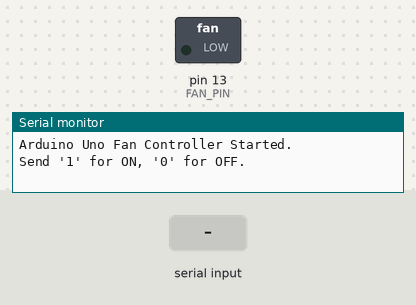
Bench run of a sketch on a simulated Arduino Uno, built with avr-gcc and run on an emulated ATmega328P. Parts: switched loads named in the sketch (green lamp = pin HIGH), the last lines printed to the serial monitor. The test bench sets the inputs (shaded band).

Above: at 1.2 s.
1.3 s: "1" received over Serial
At 1.8 s:
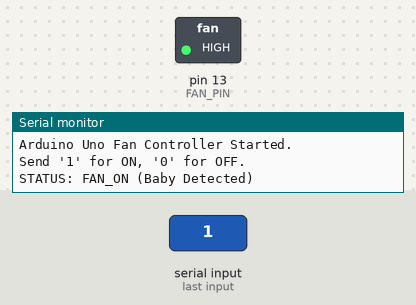
2.8 s: "0" received over Serial
At 4.1 s:
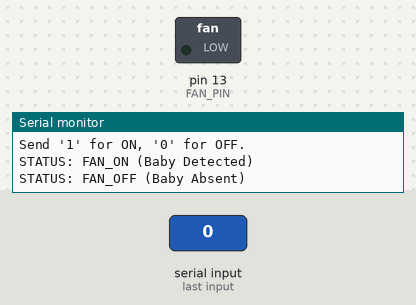
Timing chart, 0 to 5.8 s (numbered marks = the images above; inputs shaded):
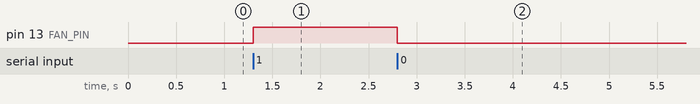

The sketch:

arduino_uno_fan.ino
```cpp
/*
 * Arduino Uno Fan Controller
 * Part of the AI Child Safety System
 *
 * Hardware:
 * - Arduino Uno
 * - DC Motor (Fan) connected to Pin 3 via Transistor/N-Channel MOSFET
 * - (Optional) Serial connection to ESP32 or PC Bridge
 */

const int FAN_PIN = 13;  // Digital Pin 3 (PWM capable)

void setup() {
  // Initialize Serial Communication
  Serial.begin(115200);

  // Set Fan Pin as Output
  pinMode(FAN_PIN, OUTPUT);

  // Start with fan OFF
  digitalWrite(FAN_PIN, LOW);

  Serial.println("Arduino Uno Fan Controller Started.");
  Serial.println("Send '1' for ON, '0' for OFF.");
}

void loop() {
  // Check if serial data is available
  if (Serial.available() > 0) {
    char command = Serial.read();

    if (command == '1') {
      digitalWrite(FAN_PIN, HIGH);
      Serial.println("STATUS: FAN_ON (Baby Detected)");
    }
    else if (command == '0') {
      digitalWrite(FAN_PIN, LOW);
      Serial.println("STATUS: FAN_OFF (Baby Absent)");
    }
  }
}
```

Measured:
- after the input at 1.3 s, pin 13 (FAN_PIN): LOW → HIGH at once
- after the input at 2.8 s, pin 13 (FAN_PIN): HIGH → LOW at once
